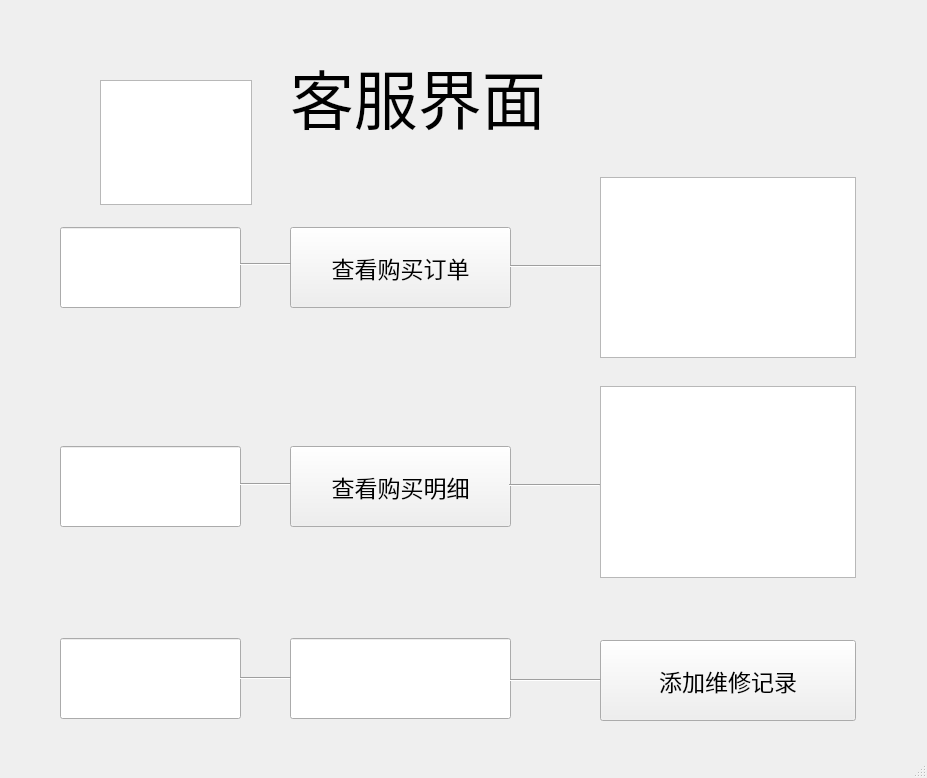
<?xml version="1.0" encoding="UTF-8"?>
<ui version="4.0">
 <class>MainWindow</class>
 <widget class="QMainWindow" name="MainWindow">
  <property name="geometry">
   <rect>
    <x>0</x>
    <y>0</y>
    <width>927</width>
    <height>778</height>
   </rect>
  </property>
  <property name="windowTitle">
   <string>MainWindow</string>
  </property>
  <widget class="QWidget" name="centralwidget">
   <widget class="QLabel" name="label">
    <property name="geometry">
     <rect>
      <x>290</x>
      <y>20</y>
      <width>471</width>
      <height>151</height>
     </rect>
    </property>
    <property name="font">
     <font>
      <family>新蒂下午茶体</family>
      <pointsize>48</pointsize>
     </font>
    </property>
    <property name="text">
     <string>客服界面</string>
    </property>
   </widget>
   <widget class="QPushButton" name="pushButton">
    <property name="geometry">
     <rect>
      <x>600</x>
      <y>640</y>
      <width>256</width>
      <height>81</height>
     </rect>
    </property>
    <property name="font">
     <font>
      <family>楷体</family>
      <pointsize>17</pointsize>
     </font>
    </property>
    <property name="text">
     <string>添加维修记录</string>
    </property>
   </widget>
   <widget class="QPushButton" name="pushButton_3">
    <property name="geometry">
     <rect>
      <x>290</x>
      <y>227</y>
      <width>221</width>
      <height>81</height>
     </rect>
    </property>
    <property name="font">
     <font>
      <family>楷体</family>
      <pointsize>17</pointsize>
     </font>
    </property>
    <property name="text">
     <string>查看购买订单</string>
    </property>
   </widget>
   <widget class="QPushButton" name="pushButton_4">
    <property name="geometry">
     <rect>
      <x>290</x>
      <y>446</y>
      <width>221</width>
      <height>81</height>
     </rect>
    </property>
    <property name="font">
     <font>
      <family>楷体</family>
      <pointsize>17</pointsize>
     </font>
    </property>
    <property name="text">
     <string>查看购买明细</string>
    </property>
   </widget>
   <widget class="QTableWidget" name="tableWidget">
    <property name="geometry">
     <rect>
      <x>600</x>
      <y>177</y>
      <width>256</width>
      <height>181</height>
     </rect>
    </property>
    <property name="font">
     <font>
      <pointsize>20</pointsize>
     </font>
    </property>
   </widget>
   <widget class="QTableWidget" name="tableWidget_2">
    <property name="geometry">
     <rect>
      <x>600</x>
      <y>386</y>
      <width>256</width>
      <height>192</height>
     </rect>
    </property>
    <property name="font">
     <font>
      <pointsize>20</pointsize>
     </font>
    </property>
   </widget>
   <widget class="Line" name="line">
    <property name="geometry">
     <rect>
      <x>510</x>
      <y>256</y>
      <width>91</width>
      <height>20</height>
     </rect>
    </property>
    <property name="orientation">
     <enum>Qt::Horizontal</enum>
    </property>
   </widget>
   <widget class="Line" name="line_2">
    <property name="geometry">
     <rect>
      <x>509</x>
      <y>475</y>
      <width>91</width>
      <height>20</height>
     </rect>
    </property>
    <property name="orientation">
     <enum>Qt::Horizontal</enum>
    </property>
   </widget>
   <widget class="QLineEdit" name="shoujihao">
    <property name="geometry">
     <rect>
      <x>60</x>
      <y>227</y>
      <width>181</width>
      <height>81</height>
     </rect>
    </property>
    <property name="font">
     <font>
      <pointsize>20</pointsize>
     </font>
    </property>
   </widget>
   <widget class="QLineEdit" name="dingdanid">
    <property name="geometry">
     <rect>
      <x>60</x>
      <y>446</y>
      <width>181</width>
      <height>81</height>
     </rect>
    </property>
    <property name="font">
     <font>
      <pointsize>20</pointsize>
     </font>
    </property>
   </widget>
   <widget class="Line" name="line_3">
    <property name="geometry">
     <rect>
      <x>240</x>
      <y>256</y>
      <width>51</width>
      <height>16</height>
     </rect>
    </property>
    <property name="orientation">
     <enum>Qt::Horizontal</enum>
    </property>
   </widget>
   <widget class="Line" name="line_4">
    <property name="geometry">
     <rect>
      <x>240</x>
      <y>476</y>
      <width>51</width>
      <height>16</height>
     </rect>
    </property>
    <property name="orientation">
     <enum>Qt::Horizontal</enum>
    </property>
   </widget>
   <widget class="QLineEdit" name="dingdanid_2">
    <property name="geometry">
     <rect>
      <x>60</x>
      <y>638</y>
      <width>181</width>
      <height>81</height>
     </rect>
    </property>
    <property name="font">
     <font>
      <pointsize>20</pointsize>
     </font>
    </property>
   </widget>
   <widget class="QLineEdit" name="dingdanid_4">
    <property name="geometry">
     <rect>
      <x>290</x>
      <y>638</y>
      <width>221</width>
      <height>81</height>
     </rect>
    </property>
    <property name="font">
     <font>
      <pointsize>20</pointsize>
     </font>
    </property>
   </widget>
   <widget class="Line" name="line_5">
    <property name="geometry">
     <rect>
      <x>510</x>
      <y>670</y>
      <width>91</width>
      <height>20</height>
     </rect>
    </property>
    <property name="orientation">
     <enum>Qt::Horizontal</enum>
    </property>
   </widget>
   <widget class="Line" name="line_6">
    <property name="geometry">
     <rect>
      <x>240</x>
      <y>670</y>
      <width>51</width>
      <height>16</height>
     </rect>
    </property>
    <property name="orientation">
     <enum>Qt::Horizontal</enum>
    </property>
   </widget>
   <widget class="QGraphicsView" name="graphicsView">
    <property name="geometry">
     <rect>
      <x>100</x>
      <y>80</y>
      <width>152</width>
      <height>125</height>
     </rect>
    </property>
   </widget>
  </widget>
  <widget class="QMenuBar" name="menubar">
   <property name="geometry">
    <rect>
     <x>0</x>
     <y>0</y>
     <width>927</width>
     <height>21</height>
    </rect>
   </property>
  </widget>
  <widget class="QStatusBar" name="statusbar"/>
 </widget>
 <resources/>
 <connections/>
</ui>
